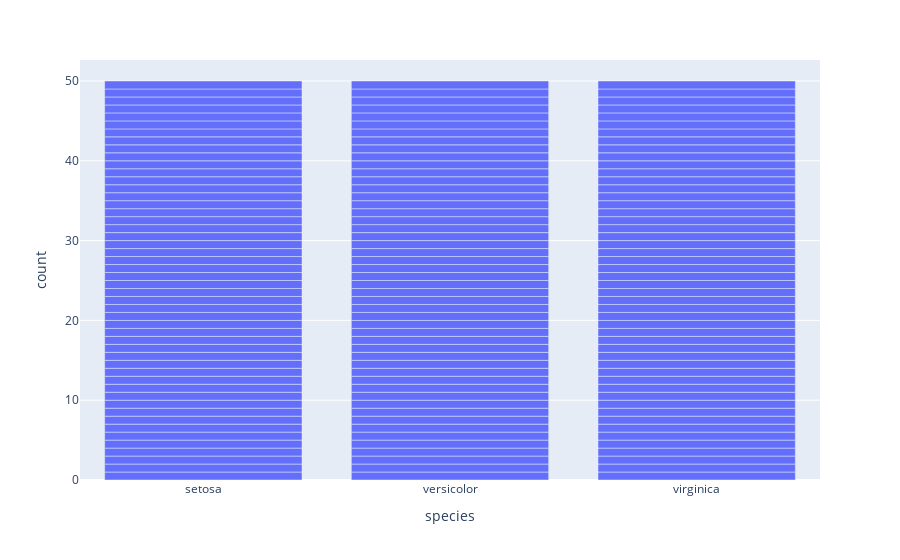

Notebook cell for this chart:
### Markdown cell above
# Bar Chart
A bar chart is a pictorial representation of data that presents categorical data with rectangular bars with heights or lengths proportional to the values that they represent. In other words, it is the pictorial representation of dataset. These data sets contain the numerical values of variables that represent the length or height.

### Code cell
import plotly.express as px
 
# using the iris dataset
df = px.data.iris()
 
# plotting the bar chart
fig = px.bar(df, x="species")
 
# showing the plot
fig.show()

### Figure 1 — Plotly figure (JSON) as saved in the notebook; plotly's stock layout.template omitted (floating-point values rounded to 4 significant figures; data arrays with more than 128 entries replaced by an {"elided": "..."} marker saying what was removed)
{"data": [{"alignmentgroup": "True", "hovertemplate": "species=%{x}<br>count=%{y}<extra></extra>", "legendgroup": "", "marker": {"color": "#636efa"}, "name": "", "offsetgroup": "", "orientation": "v", "showlegend": false, "textposition": "auto", "type": "bar", "x": {"elided": "150 str values"}, "xaxis": "x", "y": {"elided": "150 int values"}, "yaxis": "y"}], "layout": {"barmode": "relative", "legend": {"tracegroupgap": 0}, "margin": {"t": 60}, "xaxis": {"anchor": "y", "domain": [0, 1], "title": {"text": "species"}}, "yaxis": {"anchor": "x", "domain": [0, 1], "title": {"text": "count"}}}}
